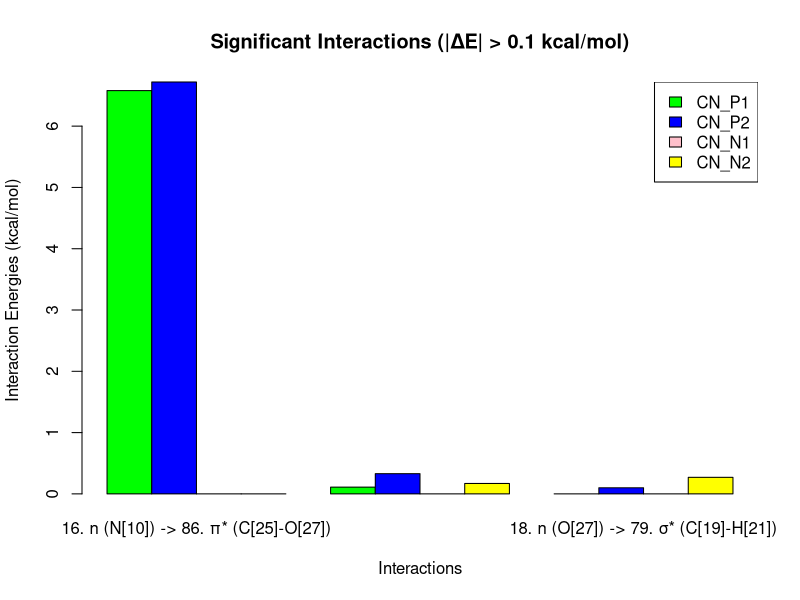

R code for this plot:
colors = c("green", "blue", "pink", "yellow")
interactions <- c("16. n (N[10]) -> 86. π* (C[25]-O[27])", 
                  "16. n (N[10]) -> 81. σ* (C[22]-H[23])", 
                  "18. n (O[27]) -> 79. σ* (C[19]-H[21])")
conformers <- c("CN_P1", "CN_P2", "CN_N1", "CN_N2")

# Matrix of interaction energies
interaction_energies <- matrix(c(6.58, 0.11, 0, 6.72, 0.33, 0.1, 0, 0, 0, 0, 0.17, 0.27),
                 nrow = 4, ncol = 3, byrow = TRUE)

# Bar plot
barplot(interaction_energies, main = "Significant Interactions (|ΔE| > 0.1 kcal/mol)", names.arg = interactions,
        xlab = "Interactions", ylab = "Interaction Energies (kcal/mol)",
        col = colors, beside = TRUE)

# Legend for conformers
legend("topright", legend = conformers, fill = colors)